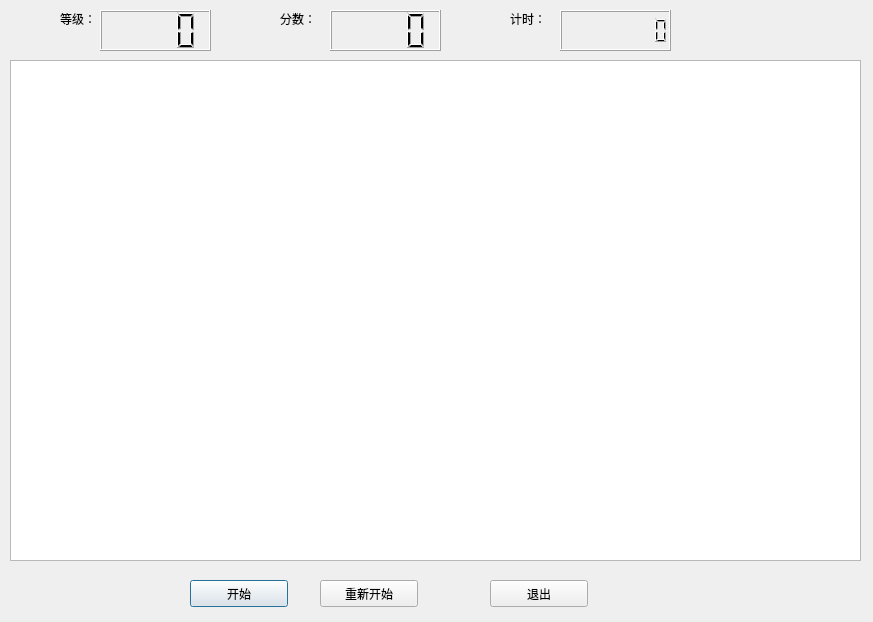
<?xml version="1.0" encoding="UTF-8"?>
<ui version="4.0">
 <class>Dialog</class>
 <widget class="QDialog" name="Dialog">
  <property name="geometry">
   <rect>
    <x>0</x>
    <y>0</y>
    <width>873</width>
    <height>622</height>
   </rect>
  </property>
  <property name="windowTitle">
   <string>Dialog</string>
  </property>
  <widget class="QLCDNumber" name="Lcd">
   <property name="geometry">
    <rect>
     <x>560</x>
     <y>10</y>
     <width>111</width>
     <height>41</height>
    </rect>
   </property>
   <property name="numDigits">
    <number>8</number>
   </property>
  </widget>
  <widget class="QPushButton" name="startbtn">
   <property name="geometry">
    <rect>
     <x>190</x>
     <y>580</y>
     <width>98</width>
     <height>27</height>
    </rect>
   </property>
   <property name="text">
    <string>开始</string>
   </property>
  </widget>
  <widget class="QLCDNumber" name="Lcdscord">
   <property name="geometry">
    <rect>
     <x>330</x>
     <y>10</y>
     <width>111</width>
     <height>41</height>
    </rect>
   </property>
   <property name="numDigits">
    <number>4</number>
   </property>
  </widget>
  <widget class="QPushButton" name="startbtn_2">
   <property name="geometry">
    <rect>
     <x>320</x>
     <y>580</y>
     <width>98</width>
     <height>27</height>
    </rect>
   </property>
   <property name="text">
    <string>重新开始</string>
   </property>
  </widget>
  <widget class="QPushButton" name="startbtn_3">
   <property name="geometry">
    <rect>
     <x>490</x>
     <y>580</y>
     <width>98</width>
     <height>27</height>
    </rect>
   </property>
   <property name="text">
    <string>退出</string>
   </property>
  </widget>
  <widget class="QLCDNumber" name="Lcdscord_2">
   <property name="geometry">
    <rect>
     <x>100</x>
     <y>10</y>
     <width>111</width>
     <height>41</height>
    </rect>
   </property>
   <property name="numDigits">
    <number>4</number>
   </property>
  </widget>
  <widget class="QLabel" name="label">
   <property name="geometry">
    <rect>
     <x>60</x>
     <y>10</y>
     <width>66</width>
     <height>17</height>
    </rect>
   </property>
   <property name="text">
    <string>等级：</string>
   </property>
  </widget>
  <widget class="QLabel" name="label_2">
   <property name="geometry">
    <rect>
     <x>280</x>
     <y>10</y>
     <width>66</width>
     <height>17</height>
    </rect>
   </property>
   <property name="text">
    <string>分数：</string>
   </property>
  </widget>
  <widget class="QLabel" name="label_3">
   <property name="geometry">
    <rect>
     <x>510</x>
     <y>10</y>
     <width>66</width>
     <height>17</height>
    </rect>
   </property>
   <property name="text">
    <string>计时：</string>
   </property>
  </widget>
  <widget class="QGraphicsView" name="gv">
   <property name="geometry">
    <rect>
     <x>10</x>
     <y>60</y>
     <width>851</width>
     <height>501</height>
    </rect>
   </property>
  </widget>
 </widget>
 <layoutdefault spacing="6" margin="11"/>
 <resources/>
 <connections/>
</ui>
